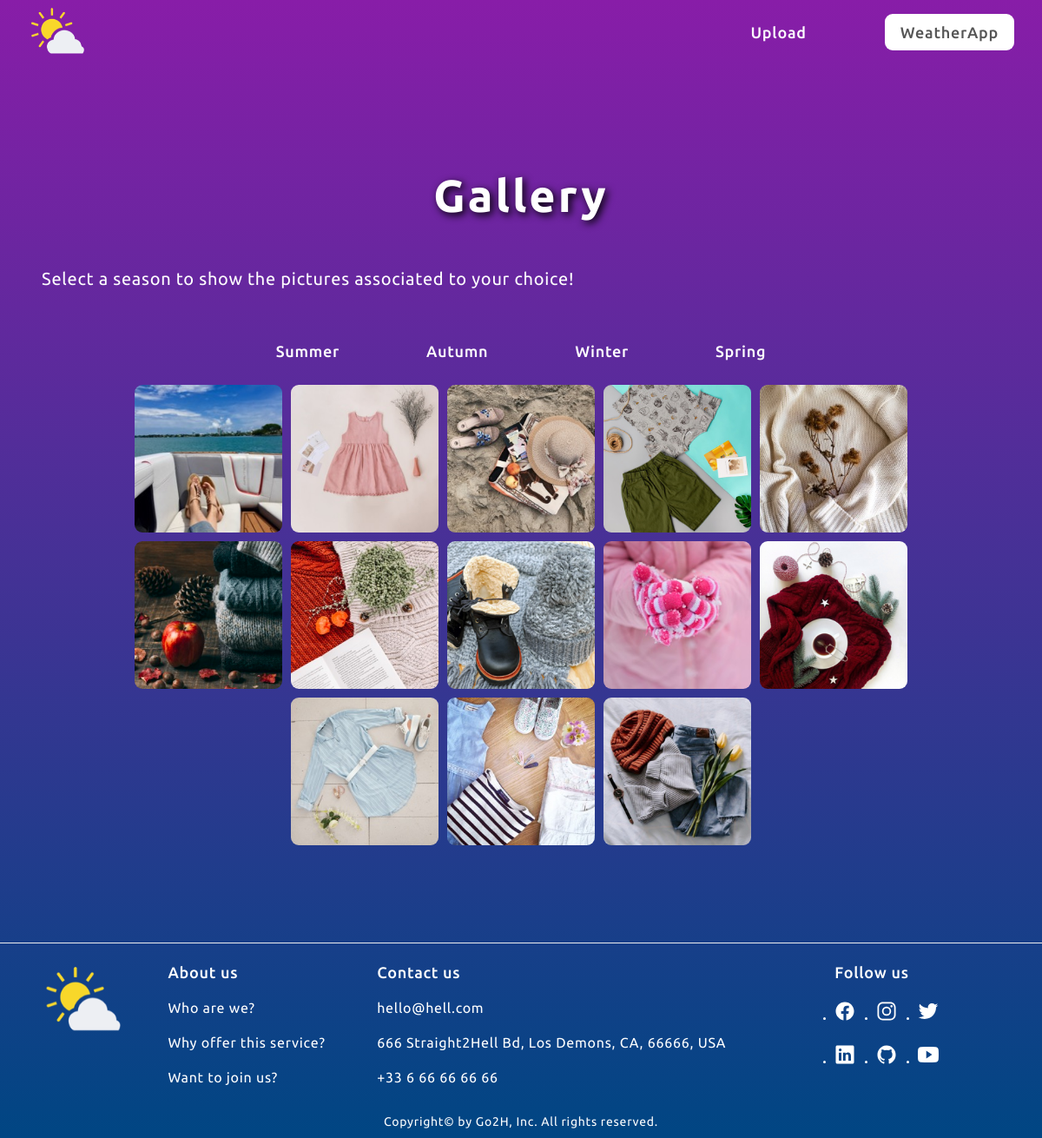
Screenshot of /showgallery with the database file from the repository.
### tables this page shows
CREATE TABLE categories
                            (id INTEGER PRIMARY KEY AUTOINCREMENT,
                            name VARCHAR(200) NOT NULL);

CREATE TABLE pictures (id INTEGER PRIMARY KEY AUTOINCREMENT,
                name VARCHAR(200) NOT NULL,
                title VARCHAR(20) NOT NULL,
                description VARCHAR(70) NOT NULL,
                path VARCHAR(100) NOT NULL,
                date DATE NOT NULL,
                category_id INTEGER,
                    CONSTRAINT fk_categories
                    FOREIGN KEY (category_id)
                    REFERENCES categories(category_id));

### app.py (the view)
@app.route("/showgallery")
def showgallery():
    liste_cat_id = f_get_cat_name_id()
    pict_desc_path = f_get_pict_desc_path()
    return render_template("showgallery.html",
                           all_pictures=pict_desc_path, all_cats=liste_cat_id)

### app.py (called while the page is built)
def f_get_db():
    db = getattr(g, '_database', None)
    if db is None:
        db = g._database = sqlite3.connect(DATABASE)
    return db

def f_get_cat_name_id():
    db = f_get_db()
    cursor_cat_id = db.execute("SELECT id, name FROM categories")
    liste_cats_id = []
    for elem in cursor_cat_id:
        liste_cats_id.append([elem[0], elem[1]])
    return liste_cats_id

def f_get_pict_desc_path():
    db = f_get_db()
    cursor_pict_desc_path = db.execute("SELECT description, path FROM pictures\
                           ORDER BY id DESC, date DESC")
    liste_desc_path = []
    for elem in cursor_pict_desc_path:
        liste_desc_path.append([elem[0], elem[1]])
    return liste_desc_path

### templates/showgallery.html
{% extends "layout.html" %} {% block styles %}
<link
  rel="stylesheet"
  href="{{ url_for('static', filename='css/showgallery.css') }}"
/>
{% endblock %} {% block header %}
<ul class="main-nav-list">
  <li>
    <a href="/uploads" class="main-nav-link" title="Straight to uploads page"
      >Upload</a
    >
  </li>
  <li>
    <a
      href="/#top-weather-app"
      class="main-nav-link nav-weather-app"
      title="Back to WeatherApp"
      >WeatherApp</a
    >
  </li>
</ul>
{% endblock %} {% block main %}
<h2 class="title-gallery heading-primary">Gallery</h2>
<p class="hero-description">
  Select a season to show the pictures associated to your choice!
</p>
<div class="gallery-content">
  <ul class="main-nav-list">
    {% for category in all_cats %}
    <li>
      <a href="/{{ category[0] }}" class="main-nav-link">{{ category[1] }}</a>
    </li>
    {% endfor %}
  </ul>
  <div class="gallery-content">
    <figure class="img-container">
      {% for picture in all_pictures %}
      <a href="/showpicture/{{ picture[1] }}" aria-label="Show picture">
        <img
          class="gallery-img"
          src="{{ config['UPLOAD_FOLDER'] }}/{{ picture[1] }}"
          alt="{{ picture[0] }}"
          width="170"
          height="170"
        />
      </a>
      {% endfor %}
    </figure>
  </div>
</div>
{% endblock %}

### templates/layout.html (shortened to what this page needs)
<!DOCTYPE html>
<html lang="en">
  <head>
    <link
      rel="stylesheet"
      href="{{ url_for('static', filename='css/general.css') }}"
    />
    <link
      rel="stylesheet"
      href="{{ url_for('static', filename='css/styles.css') }}"
    />
    <link
      rel="stylesheet"
      href="{{ url_for('static', filename='css/queries.css') }}"
    />
    {% block styles %} {% endblock %}
  </head>
  <body class="layout">
    <header class="header">
      <div class="logo-container">
        <a href="/">
          <img
            class="logo"
            alt="Weather App logo"
            src="{{ url_for('static', filename='img/logo2.png') }}"
          />
        </a>
      </div>
      <nav class="main-nav">{% block header %} {% endblock %}</nav>
    </header>
    <main class="container main">{% block main %} {% endblock %}</main>
    <footer class="footer">
      <div class="grid-footer">
        <div class="footer-logo-container">
          <a href="#">
            <img
              alt="WeatherWardrobeApp logo"
              src="{{ url_for('static', filename='img/logo2.png') }}"
            />
          </a>
        </div>
        <nav>
          <p class="footer-heading">About us</p>
          <ul class="footer-nav">
            <li><a class="footer-link" href="#">Who are we?</a></li>
            <li><a class="footer-link" href="#">Why offer this service?</a></li>
            <li><a class="footer-link" href="#">Want to join us?</a></li>
          </ul>
        </nav>
        <div>
          <p class="footer-heading">Contact us</p>
          <ul class="footer-nav">
            <li>
              <a class="footer-link" href="mailto:hello@matrice.io"
                >hello@hell.com</a
              >
            </li>
            <li>
              <p class="footer-link">
                666 Straight2Hell Bd, Los Demons, CA, 66666, USA
              </p>
            </li>
            <li>
              <a class="footer-link" href="tel:+33 6 66 66 66 66">
                +33 6 66 66 66 66</a
              >
            </li>
          </ul>
        </div>
        <nav>
          <p class="footer-heading">Follow us</p>
          <div class="social-links">
            <ul class="links-display">
              <li class="to-resize">
                <a
                  class="footer-link"
                  href="https://www.newgrounds.com/portal/view/525929"
                  target="_blank"
                >
                  <ion-icon class="social-icon" name="logo-facebook"></ion-icon>
                </a>
              </li>
              <li class="to-resize">
                <a
                  class="footer-link"
                  href="https://www.newgrounds.com/portal/view/525929"
                  target="_blank"
                >
                  <ion-icon
                    class="social-icon"
                    name="logo-instagram"
                  ></ion-icon>
                </a>
              </li>
              <li class="to-resize">
                <a
                  class="footer-link"
                  href="https://www.newgrounds.com/portal/view/525929"
                  target="_blank"
                >
                  <ion-icon class="social-icon" name="logo-twitter"></ion-icon>
                </a>
              </li>
            </ul>
            <ul class="links-display">
              <li class="to-resize">
                <a
                  class="footer-link"
                  href="https://www.newgrounds.com/portal/view/525929"
                  target="_blank"
                >
                  <ion-icon class="social-icon" name="logo-linkedin"></ion-icon>
                </a>
              </li>
              <li class="to-resize">
                <a
                  class="footer-link"
                  href="https://www.newgrounds.com/portal/view/525929"
                  target="_blank"
                >
                  <ion-icon class="social-icon" name="logo-github"></ion-icon>
                </a>
              </li>
              <li class="to-resize">
                <a
                  class="footer-link"
                  href="https://www.newgrounds.com/portal/view/525929"
                  target="_blank"
                >
                  <ion-icon class="social-icon" name="logo-youtube"></ion-icon>
                </a>
              </li>
            </ul>
          </div>
        </nav>
        <div id="copyright" class="copyright">
          Copyright&copy; by Go2H, Inc. All
          rights reserved.
        </div>
      </div>
    </footer>
  </body>
</html>

### css/general.css (style rules this page uses)
* { margin: 0; padding: 0; box-sizing: border-box; }
html { font-size: 62.5%; overflow-x: hidden; }
body { line-height: 1; letter-spacing: 0.75px; color: white; font-family: "Ubuntu", sans-serif; background: linear-gradient(to top, #004683, #881da8); transition: all 0.3s; overflow-x: hidden; }
.layout { display: grid; grid: "header" auto "main" 1fr "footer" auto / 1fr; gap: 1.8rem; }
.header { grid-area: header; }
.main { grid-area: main; }
.footer { grid-area: footer; }
.heading-primary, .heading-secondary, .heading-tertiary { font-weight: 700; }
.heading-primary { text-align: center; font-size: 5.2rem; line-height: 1.05; padding: 3.2rem 0 5.2rem 0; }
img { width: 100%; height: auto; }
.container { padding: 7.4rem 4.8rem; margin: 0 auto; }

### css/styles.css (style rules this page uses)
.header { display: flex; justify-content: space-between; align-items: center; position: relative; height: 7.4rem; padding: 0 3.2rem; }
.logo { width: 6.8rem; height: auto; }
.main-nav-list { list-style: none; display: flex; align-items: center; gap: 12rem; }
.main-nav-list:first-child { margin-left: 1.8rem; }
.main-nav-link:link, .main-nav-link:visited { display: inline-block; padding: 1rem; text-decoration: none; color: inherit; font-weight: 500; font-size: 2.4rem; transition: all 0.3s; }
.main-nav-link.nav-weather-app:link, .main-nav-link.nav-weather-app:visited { padding: 1.2rem 1.8rem; border-radius: 9px; background-color: #fff; color: #555; }
.hero-description { font-size: 2rem; line-height: 1.6; margin-bottom: 4.8rem; }
.footer { padding: 2.4rem 4.8rem 0.8rem 4.8rem; border-top: 1px solid #eee; }
.grid-footer { display: grid; grid-template-columns: 10fr 20fr 50fr 20fr; grid-template-rows: 1fr; column-gap: 5rem; }
.social-links { list-style: none; display: grid; gap: 2.4rem; }
.links-display { display: flex; gap: 2.4rem; }
.social-icon { height: 2.4rem; width: 2.4rem; }
.copyright { grid-area: 2 / 1 / 3 / -1; font-size: 1.4rem; line-height: 1.6; justify-self: center; padding: 3.2rem 0 0 0; }
.footer-heading { font-size: 1.8rem; font-weight: 500; margin-bottom: 2.4rem; }
.footer-nav { list-style: none; display: flex; flex-direction: column; gap: 2.4rem; }
p.footer-link { font-size: 1.6rem; }
.footer-link:link, .footer-link:visited { text-decoration: none; font-size: 1.6rem; color: #fff; transition: all 0.3s; }

### css/queries.css (style rules this page uses)
@media (max-width: 81em) { .main-nav-list { gap: 8rem; } }
@media (max-width: 81em) { .main-nav-link:link, .main-nav-link:visited { font-size: 1.8rem; } }

### static/css/showgallery.css (style rules this page uses)
.title-gallery { text-align: center; text-shadow: 0.3rem 0.3rem 1rem black; letter-spacing: 0.3rem; }
.img-container { display: flex; flex-direction: row; flex-wrap: wrap; justify-content: center; overflow: hidden; padding: 2rem; gap: 1rem; }
.gallery-img { height: 17rem; width: 17rem; border-radius: 9px; object-fit: cover; display: block; max-width: 100%; }
.gallery-content ul.main-nav-list { justify-content: center; margin-left: 0; }

### rows the page displays
categories: name "Summer"
categories: name "Autumn"
categories: name "Winter"
categories: name "Spring"
pictures: path (picture)
pictures: path (picture)
pictures: path (picture)
pictures: path (picture)
pictures: path (picture)
pictures: path (picture)
pictures: path (picture)
pictures: path (picture)
pictures: path (picture)
pictures: path (picture)
pictures: path (picture)
pictures: path (picture)
pictures: path (picture)
